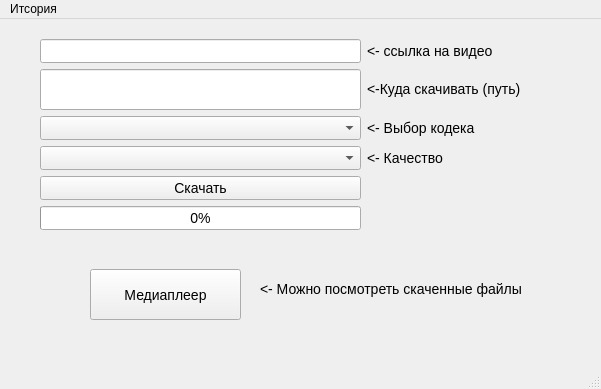
<?xml version="1.0" encoding="UTF-8"?>
<ui version="4.0">
 <class>MainWindow</class>
 <widget class="QMainWindow" name="MainWindow">
  <property name="geometry">
   <rect>
    <x>0</x>
    <y>0</y>
    <width>601</width>
    <height>389</height>
   </rect>
  </property>
  <property name="windowTitle">
   <string>MainWindow</string>
  </property>
  <property name="styleSheet">
   <string notr="true"/>
  </property>
  <widget class="QWidget" name="centralwidget">
   <property name="sizePolicy">
    <sizepolicy hsizetype="Preferred" vsizetype="Preferred">
     <horstretch>0</horstretch>
     <verstretch>0</verstretch>
    </sizepolicy>
   </property>
   <property name="styleSheet">
    <string notr="true">font-size: 14px</string>
   </property>
   <widget class="QWidget" name="gridLayoutWidget">
    <property name="geometry">
     <rect>
      <x>40</x>
      <y>20</y>
      <width>481</width>
      <height>191</height>
     </rect>
    </property>
    <layout class="QGridLayout" name="gridLayout">
     <item row="2" column="1">
      <widget class="QLabel" name="label_2">
       <property name="text">
        <string>&lt;- Выбор кодека</string>
       </property>
      </widget>
     </item>
     <item row="0" column="0">
      <widget class="QLineEdit" name="link"/>
     </item>
     <item row="4" column="0">
      <widget class="QPushButton" name="down_btn">
       <property name="text">
        <string>Скачать</string>
       </property>
      </widget>
     </item>
     <item row="5" column="0">
      <widget class="QProgressBar" name="progressBar">
       <property name="value">
        <number>0</number>
       </property>
      </widget>
     </item>
     <item row="5" column="1">
      <widget class="QLabel" name="answer">
       <property name="text">
        <string/>
       </property>
      </widget>
     </item>
     <item row="1" column="1">
      <widget class="QLabel" name="label_4">
       <property name="text">
        <string>&lt;-Куда скачивать (путь)</string>
       </property>
      </widget>
     </item>
     <item row="0" column="1">
      <widget class="QLabel" name="label">
       <property name="text">
        <string>&lt;- ссылка на видео</string>
       </property>
      </widget>
     </item>
     <item row="3" column="1">
      <widget class="QLabel" name="label_3">
       <property name="text">
        <string>&lt;- Качество</string>
       </property>
      </widget>
     </item>
     <item row="1" column="0">
      <widget class="QLineEdit" name="path">
       <property name="sizePolicy">
        <sizepolicy hsizetype="Preferred" vsizetype="Preferred">
         <horstretch>0</horstretch>
         <verstretch>0</verstretch>
        </sizepolicy>
       </property>
      </widget>
     </item>
     <item row="3" column="0">
      <widget class="QComboBox" name="quality"/>
     </item>
     <item row="2" column="0">
      <widget class="QComboBox" name="codec"/>
     </item>
    </layout>
   </widget>
   <widget class="QPushButton" name="play_btn">
    <property name="geometry">
     <rect>
      <x>90</x>
      <y>250</y>
      <width>151</width>
      <height>51</height>
     </rect>
    </property>
    <property name="text">
     <string>Медиаплеер</string>
    </property>
   </widget>
   <widget class="QLabel" name="play_text">
    <property name="geometry">
     <rect>
      <x>260</x>
      <y>240</y>
      <width>311</width>
      <height>61</height>
     </rect>
    </property>
    <property name="text">
     <string>&lt;- Можно посмотреть скаченные файлы</string>
    </property>
   </widget>
  </widget>
  <widget class="QMenuBar" name="menubar">
   <property name="geometry">
    <rect>
     <x>0</x>
     <y>0</y>
     <width>601</width>
     <height>26</height>
    </rect>
   </property>
   <widget class="QMenu" name="menu">
    <property name="title">
     <string>Итсория</string>
    </property>
    <addaction name="history_downloads"/>
   </widget>
   <addaction name="menu"/>
  </widget>
  <widget class="QStatusBar" name="statusbar"/>
  <action name="history_downloads">
   <property name="text">
    <string>История скачиваний</string>
   </property>
  </action>
 </widget>
 <resources/>
 <connections/>
</ui>
